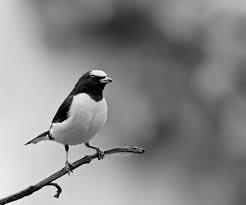
#> input picture lab3/img1.jpg, 246 x 205 px, found by its file name
$ python histogram_equalization.py
#> lines starting #> are read from the running program, lines starting #| are printed output that depends on the picture
import cv2
import numpy as np
import matplotlib.pyplot as plt
img_1 = cv2.imread(r"D:\3-2\Digital Image Processing\LAB\lab3\img1.jpg", 0)
#> img_1 is the input picture: shape (205, 246); min 0, max 253, mean 137.2
r_k = [0 for i in range(256)]
n = img_1.shape[0]
#> n = 205
m = img_1.shape[1]
#> m = 246
for i in range(n):
    for j in range(m):
        r_k[img_1[i][j]]+=1
p_r = []
for i in r_k:
    _s = i/(m*n)
    p_r.append(_s)

plt.subplot(2, 2, 1)
plt.bar(range(256), p_r, align="center")
plt.title("Original")

cdf = [0 for i in range(256)]
#> cdf = 256 values from 0 to 0
cdf[0] = p_r[0]
for i in range(1, len(p_r)):
    cdf[i] = cdf[i-1]+p_r[i]
#> after the loop, cdf = 256 values from 0.00315 to 1
t_r = []
for i in cdf:
    t_r.append(int(255*i))
#> after the loop, t_r = 256 values from 0 to 254

new_img = img_1.copy()
for i in range(n):
    for j in range(m):
        new_img[i][j] = t_r[img_1[i][j]]
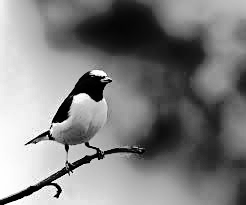
#> new_img: shape (205, 246); min 0, max 254, mean 127.9

cv2.imshow("Original", img_1)
cv2.imshow("After Transformation", new_img)

r_k1 = [0 for i in range(256)]
#> r_k1 = 256 values from 0 to 0
for i in range(n):
    for j in range(m):
        r_k1[new_img[i][j]]+=1
p_s = []
for i in r_k1:
    _s = i/(m*n)
    p_s.append(_s)
plt.subplot(2, 2, 2)
plt.bar(range(256), p_s, align="center")
plt.title("After transformation")
plt.show()
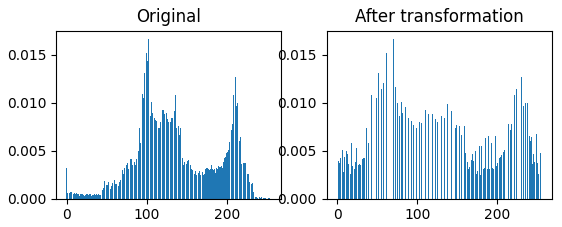
#> figure drawn by matplotlib, 2 panels; panel 1: tallest bar 0.0167 high, from x = 101.6 to 102.4; panel 2: tallest bar 0.0167 high, from x = 69.6 to 70.4
cv2.waitKey(0)
